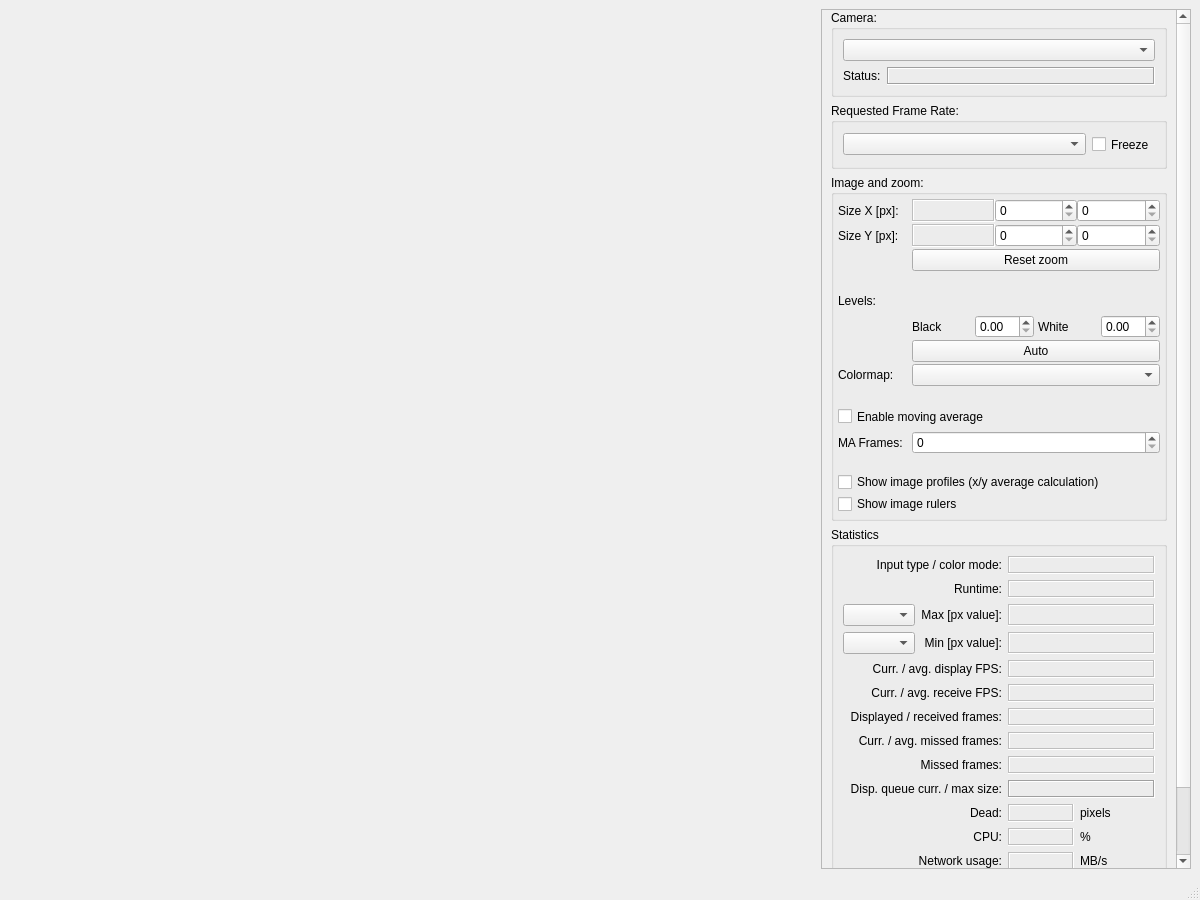
<?xml version="1.0" encoding="UTF-8"?>
<ui version="4.0">
 <class>C2DVImage</class>
 <widget class="QMainWindow" name="C2DVImage">
  <property name="geometry">
   <rect>
    <x>0</x>
    <y>0</y>
    <width>1200</width>
    <height>900</height>
   </rect>
  </property>
  <property name="sizePolicy">
   <sizepolicy hsizetype="Fixed" vsizetype="Fixed">
    <horstretch>0</horstretch>
    <verstretch>0</verstretch>
   </sizepolicy>
  </property>
  <property name="windowTitle">
   <string>C2DataViewer - AD Image</string>
  </property>
  <widget class="QWidget" name="centralwidget">
   <layout class="QGridLayout" name="gridLayout_3">
    <property name="sizeConstraint">
     <enum>QLayout::SetMinimumSize</enum>
    </property>
    <item row="0" column="1" rowspan="2">
     <widget class="QWidget" name="controlPanel" native="true">
      <property name="sizePolicy">
       <sizepolicy hsizetype="Fixed" vsizetype="Preferred">
        <horstretch>0</horstretch>
        <verstretch>0</verstretch>
       </sizepolicy>
      </property>
      <property name="minimumSize">
       <size>
        <width>370</width>
        <height>0</height>
       </size>
      </property>
      <layout class="QGridLayout" name="gridLayout_2">
       <property name="leftMargin">
        <number>0</number>
       </property>
       <property name="topMargin">
        <number>0</number>
       </property>
       <property name="rightMargin">
        <number>0</number>
       </property>
       <property name="bottomMargin">
        <number>0</number>
       </property>
       <property name="spacing">
        <number>0</number>
       </property>
       <item row="0" column="0" colspan="2">
        <widget class="QScrollArea" name="scrollArea">
         <property name="contextMenuPolicy">
          <enum>Qt::CustomContextMenu</enum>
         </property>
         <property name="sizeAdjustPolicy">
          <enum>QAbstractScrollArea::AdjustIgnored</enum>
         </property>
         <property name="widgetResizable">
          <bool>true</bool>
         </property>
         <widget class="QWidget" name="scrollAreaWidgetContents">
          <property name="geometry">
           <rect>
            <x>0</x>
            <y>0</y>
            <width>350</width>
            <height>900</height>
           </rect>
          </property>
          <layout class="QVBoxLayout" name="verticalLayout_11">
           <property name="topMargin">
            <number>0</number>
           </property>
           <item>
            <widget class="QGroupBox" name="groupBox">
             <property name="title">
              <string>Camera:</string>
             </property>
             <layout class="QFormLayout" name="formLayout">
              <item row="1" column="0">
               <widget class="QLabel" name="lblStatsuLabel">
                <property name="text">
                 <string>Status:</string>
                </property>
               </widget>
              </item>
              <item row="0" column="0" colspan="2">
               <widget class="QComboBox" name="pvPrefix"/>
              </item>
              <item row="1" column="1">
               <widget class="QLabel" name="lblConnectionStatus">
                <property name="frameShape">
                 <enum>QFrame::Box</enum>
                </property>
                <property name="frameShadow">
                 <enum>QFrame::Sunken</enum>
                </property>
                <property name="text">
                 <string/>
                </property>
               </widget>
              </item>
             </layout>
            </widget>
           </item>
           <item>
            <widget class="QGroupBox" name="groupBox_3">
             <property name="sizePolicy">
              <sizepolicy hsizetype="Preferred" vsizetype="Preferred">
               <horstretch>0</horstretch>
               <verstretch>0</verstretch>
              </sizepolicy>
             </property>
             <property name="maximumSize">
              <size>
               <width>16777215</width>
               <height>16777215</height>
              </size>
             </property>
             <property name="title">
              <string>Requested Frame Rate:</string>
             </property>
             <layout class="QHBoxLayout" name="horizontalLayout_2" stretch="0,0">
              <item>
               <widget class="QComboBox" name="iocRate">
                <property name="sizePolicy">
                 <sizepolicy hsizetype="Preferred" vsizetype="Fixed">
                  <horstretch>0</horstretch>
                  <verstretch>0</verstretch>
                 </sizepolicy>
                </property>
               </widget>
              </item>
              <item>
               <widget class="QCheckBox" name="freeze">
                <property name="sizePolicy">
                 <sizepolicy hsizetype="Fixed" vsizetype="Fixed">
                  <horstretch>0</horstretch>
                  <verstretch>0</verstretch>
                 </sizepolicy>
                </property>
                <property name="minimumSize">
                 <size>
                  <width>0</width>
                  <height>25</height>
                 </size>
                </property>
                <property name="text">
                 <string>Freeze</string>
                </property>
               </widget>
              </item>
             </layout>
            </widget>
           </item>
           <item>
            <widget class="QGroupBox" name="groupBox_5">
             <property name="sizePolicy">
              <sizepolicy hsizetype="Preferred" vsizetype="Fixed">
               <horstretch>0</horstretch>
               <verstretch>0</verstretch>
              </sizepolicy>
             </property>
             <property name="maximumSize">
              <size>
               <width>16777215</width>
               <height>16777215</height>
              </size>
             </property>
             <property name="title">
              <string>Image and zoom:</string>
             </property>
             <layout class="QFormLayout" name="formLayout_5">
              <property name="formAlignment">
               <set>Qt::AlignLeading|Qt::AlignLeft|Qt::AlignVCenter</set>
              </property>
              <property name="leftMargin">
               <number>4</number>
              </property>
              <property name="topMargin">
               <number>4</number>
              </property>
              <property name="rightMargin">
               <number>4</number>
              </property>
              <property name="bottomMargin">
               <number>4</number>
              </property>
              <property name="horizontalSpacing">
               <number>6</number>
              </property>
              <property name="verticalSpacing">
               <number>2</number>
              </property>
              <item row="1" column="0">
               <widget class="QLabel" name="label_2">
                <property name="text">
                 <string>Size X [px]:</string>
                </property>
               </widget>
              </item>
              <item row="1" column="1">
               <layout class="QHBoxLayout" name="hboxXsize">
                <item>
                 <widget class="QLabel" name="lblXsize">
                  <property name="enabled">
                   <bool>false</bool>
                  </property>
                  <property name="minimumSize">
                   <size>
                    <width>55</width>
                    <height>0</height>
                   </size>
                  </property>
                  <property name="frameShape">
                   <enum>QFrame::Box</enum>
                  </property>
                  <property name="frameShadow">
                   <enum>QFrame::Sunken</enum>
                  </property>
                 </widget>
                </item>
                <item>
                 <widget class="QSpinBox" name="sbXwindow">
                  <property name="toolTip">
                   <string>ROI window size (X). Type a value and press Enter to zoom.</string>
                  </property>
                  <property name="maximum">
                   <number>1000000</number>
                  </property>
                 </widget>
                </item>
                <item>
                 <widget class="QSpinBox" name="sbXstart">
                  <property name="toolTip">
                   <string>ROI start pixel (X). Type a value and press Enter to move the ROI.</string>
                  </property>
                  <property name="maximum">
                   <number>1000000</number>
                  </property>
                 </widget>
                </item>
               </layout>
              </item>
              <item row="2" column="0">
               <widget class="QLabel" name="label_5">
                <property name="text">
                 <string>Size Y [px]:</string>
                </property>
               </widget>
              </item>
              <item row="2" column="1">
               <layout class="QHBoxLayout" name="hboxYsize">
                <item>
                 <widget class="QLabel" name="lblYsize">
                  <property name="enabled">
                   <bool>false</bool>
                  </property>
                  <property name="minimumSize">
                   <size>
                    <width>55</width>
                    <height>0</height>
                   </size>
                  </property>
                  <property name="frameShape">
                   <enum>QFrame::Box</enum>
                  </property>
                  <property name="frameShadow">
                   <enum>QFrame::Sunken</enum>
                  </property>
                 </widget>
                </item>
                <item>
                 <widget class="QSpinBox" name="sbYwindow">
                  <property name="toolTip">
                   <string>ROI window size (Y). Type a value and press Enter to zoom.</string>
                  </property>
                  <property name="maximum">
                   <number>1000000</number>
                  </property>
                 </widget>
                </item>
                <item>
                 <widget class="QSpinBox" name="sbYstart">
                  <property name="toolTip">
                   <string>ROI start pixel (Y). Type a value and press Enter to move the ROI.</string>
                  </property>
                  <property name="maximum">
                   <number>1000000</number>
                  </property>
                 </widget>
                </item>
               </layout>
              </item>
              <item row="3" column="1">
               <widget class="QPushButton" name="resetZoomButton">
                <property name="sizePolicy">
                 <sizepolicy hsizetype="Preferred" vsizetype="Fixed">
                  <horstretch>0</horstretch>
                  <verstretch>0</verstretch>
                 </sizepolicy>
                </property>
                <property name="text">
                 <string>Reset zoom</string>
                </property>
               </widget>
              </item>
              <item row="4" column="0" colspan="2">
               <widget class="QLabel" name="zoomStatusLabel">
                <property name="sizePolicy">
                 <sizepolicy hsizetype="Preferred" vsizetype="Fixed">
                  <horstretch>0</horstretch>
                  <verstretch>0</verstretch>
                 </sizepolicy>
                </property>
                <property name="text">
                 <string/>
                </property>
               </widget>
              </item>
              <item row="5" column="0">
               <widget class="QLabel" name="label_6">
                <property name="text">
                 <string>Levels:</string>
                </property>
               </widget>
              </item>
              <item row="5" column="1">
               <layout class="QVBoxLayout" name="verticalLayout_6">
                <property name="spacing">
                 <number>2</number>
                </property>
                <property name="leftMargin">
                 <number>0</number>
                </property>
                <property name="topMargin">
                 <number>0</number>
                </property>
                <property name="rightMargin">
                 <number>0</number>
                </property>
                <property name="bottomMargin">
                 <number>0</number>
                </property>
                <item>
                 <widget class="QWidget" name="climSliderContainer" native="true">
                  <property name="minimumSize">
                   <size>
                    <width>0</width>
                    <height>24</height>
                   </size>
                  </property>
                  <layout class="QVBoxLayout" name="climSliderLayout">
                   <property name="leftMargin">
                    <number>0</number>
                   </property>
                   <property name="topMargin">
                    <number>0</number>
                   </property>
                   <property name="rightMargin">
                    <number>0</number>
                   </property>
                   <property name="bottomMargin">
                    <number>0</number>
                   </property>
                  </layout>
                 </widget>
                </item>
                <item>
                 <layout class="QHBoxLayout" name="climSpinLayout">
                  <property name="spacing">
                   <number>4</number>
                  </property>
                  <item>
                   <widget class="QLabel" name="lblBlack">
                    <property name="text">
                     <string>Black</string>
                    </property>
                   </widget>
                  </item>
                  <item>
                   <widget class="QDoubleSpinBox" name="imageBlackSpinBox"/>
                  </item>
                  <item>
                   <widget class="QLabel" name="lblWhite">
                    <property name="text">
                     <string>White</string>
                    </property>
                   </widget>
                  </item>
                  <item>
                   <widget class="QDoubleSpinBox" name="imageWhiteSpinBox"/>
                  </item>
                 </layout>
                </item>
               </layout>
              </item>
              <item row="6" column="1">
               <widget class="QPushButton" name="imageAutoAdjust">
                <property name="text">
                 <string>Auto</string>
                </property>
               </widget>
              </item>
              <item row="7" column="0">
               <widget class="QLabel" name="lblColormap">
                <property name="text">
                 <string>Colormap:</string>
                </property>
               </widget>
              </item>
              <item row="7" column="1">
               <widget class="QComboBox" name="colormapComboBox"/>
              </item>
              <item row="8" column="0" colspan="2">
               <widget class="QLabel" name="movingAverageLabel">
                <property name="sizePolicy">
                 <sizepolicy hsizetype="Preferred" vsizetype="Fixed">
                  <horstretch>0</horstretch>
                  <verstretch>0</verstretch>
                 </sizepolicy>
                </property>
                <property name="text">
                 <string/>
                </property>
               </widget>
              </item>
              <item row="9" column="0" colspan="2">
               <widget class="QCheckBox" name="cbEnableMovingAverage">
                <property name="sizePolicy">
                 <sizepolicy hsizetype="Fixed" vsizetype="Fixed">
                  <horstretch>0</horstretch>
                  <verstretch>0</verstretch>
                 </sizepolicy>
                </property>
                <property name="minimumSize">
                 <size>
                  <width>0</width>
                  <height>25</height>
                 </size>
                </property>
                <property name="text">
                 <string>Enable moving average</string>
                </property>
               </widget>
              </item>
              <item row="10" column="0">
               <widget class="QLabel" name="lblMovingAverageFrames">
                <property name="text">
                 <string>MA Frames: </string>
                </property>
               </widget>
              </item>
              <item row="10" column="1">
               <widget class="QSpinBox" name="sbMovingAverageFrames">
                <property name="suffix">
                 <string notr="true"/>
                </property>
               </widget>
              </item>
              <item row="11" column="0" colspan="2">
               <widget class="QLabel" name="lblProfilesSpacer">
                <property name="sizePolicy">
                 <sizepolicy hsizetype="Preferred" vsizetype="Fixed">
                  <horstretch>0</horstretch>
                  <verstretch>0</verstretch>
                 </sizepolicy>
                </property>
                <property name="text">
                 <string/>
                </property>
               </widget>
              </item>
              <item row="12" column="0" colspan="2">
               <widget class="QCheckBox" name="cbShowProfiles">
                <property name="enabled">
                 <bool>true</bool>
                </property>
                <property name="text">
                 <string>Show image profiles (x/y average calculation)</string>
                </property>
               </widget>
              </item>
              <item row="13" column="0" colspan="2">
               <widget class="QCheckBox" name="cbShowRulers">
                <property name="enabled">
                 <bool>true</bool>
                </property>
                <property name="text">
                 <string>Show image rulers</string>
                </property>
               </widget>
              </item>
             </layout>
            </widget>
           </item>
           <item>
            <widget class="QGroupBox" name="groupBox_4">
             <property name="sizePolicy">
              <sizepolicy hsizetype="Preferred" vsizetype="Fixed">
               <horstretch>0</horstretch>
               <verstretch>0</verstretch>
              </sizepolicy>
             </property>
             <property name="minimumSize">
              <size>
               <width>0</width>
               <height>0</height>
              </size>
             </property>
             <property name="maximumSize">
              <size>
               <width>16777215</width>
               <height>16777215</height>
              </size>
             </property>
             <property name="title">
              <string>Statistics</string>
             </property>
             <layout class="QGridLayout" name="gridLayout">
              <item row="1" column="0" colspan="2">
               <widget class="QLabel" name="label_runtime">
                <property name="text">
                 <string>Runtime:</string>
                </property>
                <property name="alignment">
                 <set>Qt::AlignRight|Qt::AlignTrailing|Qt::AlignVCenter</set>
                </property>
               </widget>
              </item>
              <item row="11" column="2">
               <widget class="QLabel" name="cpuUsage">
                <property name="enabled">
                 <bool>false</bool>
                </property>
                <property name="frameShape">
                 <enum>QFrame::Box</enum>
                </property>
                <property name="frameShadow">
                 <enum>QFrame::Sunken</enum>
                </property>
               </widget>
              </item>
              <item row="12" column="3">
               <widget class="QLabel" name="label_26">
                <property name="sizePolicy">
                 <sizepolicy hsizetype="Fixed" vsizetype="Preferred">
                  <horstretch>0</horstretch>
                  <verstretch>0</verstretch>
                 </sizepolicy>
                </property>
                <property name="minimumSize">
                 <size>
                  <width>75</width>
                  <height>0</height>
                 </size>
                </property>
                <property name="text">
                 <string>MB/s</string>
                </property>
               </widget>
              </item>
              <item row="13" column="0" colspan="2">
               <widget class="QLabel" name="label_22">
                <property name="text">
                 <string>Received data:</string>
                </property>
                <property name="alignment">
                 <set>Qt::AlignRight|Qt::AlignTrailing|Qt::AlignVCenter</set>
                </property>
               </widget>
              </item>
              <item row="8" column="0" colspan="2">
               <widget class="QLabel" name="label_66">
                <property name="text">
                 <string>Missed frames:</string>
                </property>
                <property name="alignment">
                 <set>Qt::AlignRight|Qt::AlignTrailing|Qt::AlignVCenter</set>
                </property>
               </widget>
              </item>
              <item row="2" column="1">
               <widget class="QLabel" name="label_9">
                <property name="text">
                 <string>Max [px value]:</string>
                </property>
                <property name="alignment">
                 <set>Qt::AlignRight|Qt::AlignTrailing|Qt::AlignVCenter</set>
                </property>
               </widget>
              </item>
              <item row="7" column="2" colspan="2">
               <widget class="QLabel" name="nMissedFramesCurrAvg">
                <property name="enabled">
                 <bool>false</bool>
                </property>
                <property name="frameShape">
                 <enum>QFrame::Box</enum>
                </property>
                <property name="frameShadow">
                 <enum>QFrame::Sunken</enum>
                </property>
               </widget>
              </item>
              <item row="3" column="1">
               <widget class="QLabel" name="label_11">
                <property name="text">
                 <string>Min [px value]:</string>
                </property>
                <property name="alignment">
                 <set>Qt::AlignRight|Qt::AlignTrailing|Qt::AlignVCenter</set>
                </property>
               </widget>
              </item>
              <item row="3" column="2" colspan="2">
               <widget class="QLabel" name="minPixel">
                <property name="enabled">
                 <bool>false</bool>
                </property>
                <property name="frameShape">
                 <enum>QFrame::Box</enum>
                </property>
                <property name="frameShadow">
                 <enum>QFrame::Sunken</enum>
                </property>
               </widget>
              </item>
              <item row="2" column="0">
               <widget class="QComboBox" name="maxPixelChannel"/>
              </item>
              <item row="14" column="0" colspan="4">
               <layout class="QHBoxLayout" name="horizontalLayout_21">
                <item>
                 <widget class="QPushButton" name="btnSettings">
                  <property name="text">
                   <string>Settings</string>
                  </property>
                 </widget>
                </item>
                <item>
                 <widget class="QPushButton" name="resetStatistics">
                  <property name="text">
                   <string>Reset statistics</string>
                  </property>
                 </widget>
                </item>
               </layout>
              </item>
              <item row="8" column="2" colspan="2">
               <widget class="QLabel" name="nMissedFrames">
                <property name="enabled">
                 <bool>false</bool>
                </property>
                <property name="frameShape">
                 <enum>QFrame::Box</enum>
                </property>
                <property name="frameShadow">
                 <enum>QFrame::Sunken</enum>
                </property>
               </widget>
              </item>
              <item row="6" column="2" colspan="2">
               <widget class="QLabel" name="nFrames">
                <property name="enabled">
                 <bool>false</bool>
                </property>
                <property name="frameShape">
                 <enum>QFrame::Box</enum>
                </property>
                <property name="frameShadow">
                 <enum>QFrame::Sunken</enum>
                </property>
               </widget>
              </item>
              <item row="2" column="2" colspan="2">
               <widget class="QLabel" name="maxPixel">
                <property name="enabled">
                 <bool>false</bool>
                </property>
                <property name="frameShape">
                 <enum>QFrame::Box</enum>
                </property>
                <property name="frameShadow">
                 <enum>QFrame::Sunken</enum>
                </property>
               </widget>
              </item>
              <item row="10" column="3">
               <widget class="QLabel" name="label_24">
                <property name="sizePolicy">
                 <sizepolicy hsizetype="Fixed" vsizetype="Preferred">
                  <horstretch>0</horstretch>
                  <verstretch>0</verstretch>
                 </sizepolicy>
                </property>
                <property name="minimumSize">
                 <size>
                  <width>75</width>
                  <height>0</height>
                 </size>
                </property>
                <property name="text">
                 <string>pixels</string>
                </property>
               </widget>
              </item>
              <item row="13" column="2">
               <widget class="QLabel" name="netReceived">
                <property name="enabled">
                 <bool>false</bool>
                </property>
                <property name="frameShape">
                 <enum>QFrame::Box</enum>
                </property>
                <property name="frameShadow">
                 <enum>QFrame::Sunken</enum>
                </property>
               </widget>
              </item>
              <item row="5" column="2" colspan="2">
               <widget class="QLabel" name="receiveRateCurrAvg">
                <property name="enabled">
                 <bool>false</bool>
                </property>
                <property name="frameShape">
                 <enum>QFrame::Box</enum>
                </property>
                <property name="frameShadow">
                 <enum>QFrame::Sunken</enum>
                </property>
                <property name="text">
                 <string/>
                </property>
               </widget>
              </item>
              <item row="5" column="0" colspan="2">
               <widget class="QLabel" name="label_3">
                <property name="text">
                 <string>Curr. / avg. receive FPS:</string>
                </property>
                <property name="alignment">
                 <set>Qt::AlignRight|Qt::AlignTrailing|Qt::AlignVCenter</set>
                </property>
               </widget>
              </item>
              <item row="10" column="0" colspan="2">
               <widget class="QLabel" name="label_17">
                <property name="text">
                 <string>Dead:</string>
                </property>
                <property name="alignment">
                 <set>Qt::AlignRight|Qt::AlignTrailing|Qt::AlignVCenter</set>
                </property>
               </widget>
              </item>
              <item row="12" column="2">
               <widget class="QLabel" name="netLoad">
                <property name="enabled">
                 <bool>false</bool>
                </property>
                <property name="frameShape">
                 <enum>QFrame::Box</enum>
                </property>
                <property name="frameShadow">
                 <enum>QFrame::Sunken</enum>
                </property>
               </widget>
              </item>
              <item row="1" column="2" colspan="2">
               <widget class="QLabel" name="runtime">
                <property name="enabled">
                 <bool>false</bool>
                </property>
                <property name="frameShape">
                 <enum>QFrame::Box</enum>
                </property>
                <property name="frameShadow">
                 <enum>QFrame::Sunken</enum>
                </property>
               </widget>
              </item>
              <item row="12" column="0" colspan="2">
               <widget class="QLabel" name="label_21">
                <property name="text">
                 <string>Network usage:</string>
                </property>
                <property name="alignment">
                 <set>Qt::AlignRight|Qt::AlignTrailing|Qt::AlignVCenter</set>
                </property>
               </widget>
              </item>
              <item row="4" column="0" colspan="2">
               <widget class="QLabel" name="lblFrameRateCurrAvg">
                <property name="text">
                 <string>Curr. / avg. display FPS:</string>
                </property>
                <property name="alignment">
                 <set>Qt::AlignRight|Qt::AlignTrailing|Qt::AlignVCenter</set>
                </property>
               </widget>
              </item>
              <item row="0" column="2" colspan="2">
               <widget class="QLabel" name="tbValidInput">
                <property name="enabled">
                 <bool>false</bool>
                </property>
                <property name="frameShape">
                 <enum>QFrame::Box</enum>
                </property>
                <property name="frameShadow">
                 <enum>QFrame::Sunken</enum>
                </property>
               </widget>
              </item>
              <item row="6" column="0" colspan="2">
               <widget class="QLabel" name="label_67">
                <property name="text">
                 <string>Displayed / received frames:</string>
                </property>
                <property name="alignment">
                 <set>Qt::AlignRight|Qt::AlignTrailing|Qt::AlignVCenter</set>
                </property>
               </widget>
              </item>
              <item row="7" column="0" colspan="2">
               <widget class="QLabel" name="lblNMissedFramesCurrAvg">
                <property name="text">
                 <string>Curr. / avg. missed frames:</string>
                </property>
                <property name="alignment">
                 <set>Qt::AlignRight|Qt::AlignTrailing|Qt::AlignVCenter</set>
                </property>
               </widget>
              </item>
              <item row="13" column="3">
               <widget class="QLabel" name="label_27">
                <property name="sizePolicy">
                 <sizepolicy hsizetype="Fixed" vsizetype="Preferred">
                  <horstretch>0</horstretch>
                  <verstretch>0</verstretch>
                 </sizepolicy>
                </property>
                <property name="minimumSize">
                 <size>
                  <width>75</width>
                  <height>0</height>
                 </size>
                </property>
                <property name="text">
                 <string>MB</string>
                </property>
               </widget>
              </item>
              <item row="11" column="0" colspan="2">
               <widget class="QLabel" name="label_18">
                <property name="text">
                 <string>CPU:</string>
                </property>
                <property name="alignment">
                 <set>Qt::AlignRight|Qt::AlignTrailing|Qt::AlignVCenter</set>
                </property>
               </widget>
              </item>
              <item row="3" column="0">
               <widget class="QComboBox" name="minPixelChannel"/>
              </item>
              <item row="11" column="3">
               <widget class="QLabel" name="label_25">
                <property name="sizePolicy">
                 <sizepolicy hsizetype="Fixed" vsizetype="Preferred">
                  <horstretch>0</horstretch>
                  <verstretch>0</verstretch>
                 </sizepolicy>
                </property>
                <property name="minimumSize">
                 <size>
                  <width>75</width>
                  <height>0</height>
                 </size>
                </property>
                <property name="text">
                 <string>%</string>
                </property>
               </widget>
              </item>
              <item row="4" column="2" colspan="2">
               <widget class="QLabel" name="frameRateCurrAvg">
                <property name="enabled">
                 <bool>false</bool>
                </property>
                <property name="frameShape">
                 <enum>QFrame::Box</enum>
                </property>
                <property name="frameShadow">
                 <enum>QFrame::Sunken</enum>
                </property>
               </widget>
              </item>
              <item row="0" column="0" colspan="2">
               <widget class="QLabel" name="label_4">
                <property name="text">
                 <string>Input type / color mode:</string>
                </property>
                <property name="alignment">
                 <set>Qt::AlignRight|Qt::AlignTrailing|Qt::AlignVCenter</set>
                </property>
               </widget>
              </item>
              <item row="10" column="2">
               <widget class="QLabel" name="deadPixel">
                <property name="enabled">
                 <bool>false</bool>
                </property>
                <property name="frameShape">
                 <enum>QFrame::Box</enum>
                </property>
                <property name="frameShadow">
                 <enum>QFrame::Sunken</enum>
                </property>
               </widget>
              </item>
              <item row="9" column="2" colspan="2">
               <widget class="QLabel" name="nQueueSize">
                <property name="frameShape">
                 <enum>QFrame::Box</enum>
                </property>
                <property name="frameShadow">
                 <enum>QFrame::Sunken</enum>
                </property>
                <property name="text">
                 <string/>
                </property>
               </widget>
              </item>
              <item row="9" column="0" colspan="2">
               <widget class="QLabel" name="label">
                <property name="text">
                 <string>Disp. queue curr. / max size:</string>
                </property>
                <property name="alignment">
                 <set>Qt::AlignRight|Qt::AlignTrailing|Qt::AlignVCenter</set>
                </property>
               </widget>
              </item>
             </layout>
            </widget>
           </item>
           <item>
            <spacer name="verticalSpacer">
             <property name="orientation">
              <enum>Qt::Vertical</enum>
             </property>
             <property name="sizeHint" stdset="0">
              <size>
               <width>20</width>
               <height>4</height>
              </size>
             </property>
            </spacer>
           </item>
          </layout>
         </widget>
        </widget>
       </item>
      </layout>
     </widget>
    </item>
    <item row="0" column="0">
     <layout class="QGridLayout" name="canvasGrid">
      <property name="sizeConstraint">
       <enum>QLayout::SetMaximumSize</enum>
      </property>
      <item row="1" column="1">
       <widget class="ImagePlotWidget" name="imageWidget" native="true">
        <property name="sizePolicy">
         <sizepolicy hsizetype="Expanding" vsizetype="Expanding">
          <horstretch>100</horstretch>
          <verstretch>100</verstretch>
         </sizepolicy>
        </property>
        <property name="minimumSize">
         <size>
          <width>10</width>
          <height>10</height>
         </size>
        </property>
        <property name="contextMenuPolicy">
         <enum>Qt::CustomContextMenu</enum>
        </property>
       </widget>
      </item>
      <item row="1" column="0">
       <widget class="PlotWidget" name="yProfilePlot" native="true">
        <property name="sizePolicy">
         <sizepolicy hsizetype="Preferred" vsizetype="Preferred">
          <horstretch>0</horstretch>
          <verstretch>0</verstretch>
         </sizepolicy>
        </property>
        <property name="minimumSize">
         <size>
          <width>60</width>
          <height>0</height>
         </size>
        </property>
        <property name="acceptDrops">
         <bool>false</bool>
        </property>
        <property name="styleSheet">
         <string notr="true">border-color: rgb(252, 233, 79);</string>
        </property>
       </widget>
      </item>
      <item row="0" column="1">
       <widget class="PlotWidget" name="xProfilePlot" native="true">
        <property name="minimumSize">
         <size>
          <width>0</width>
          <height>50</height>
         </size>
        </property>
       </widget>
      </item>
     </layout>
    </item>
   </layout>
  </widget>
  <widget class="QMenuBar" name="menubar">
   <property name="geometry">
    <rect>
     <x>0</x>
     <y>0</y>
     <width>1119</width>
     <height>20</height>
    </rect>
   </property>
  </widget>
  <widget class="QStatusBar" name="statusbar"/>
 </widget>
 <customwidgets>
  <customwidget>
   <class>ImagePlotWidget</class>
   <extends>QWidget</extends>
   <header>c2dataviewer/view/image_display.h</header>
   <container>1</container>
  </customwidget>
  <customwidget>
   <class>PlotWidget</class>
   <extends>QWidget</extends>
   <header>pyqtgraph</header>
   <container>1</container>
  </customwidget>
 </customwidgets>
 <resources/>
 <connections/>
</ui>
